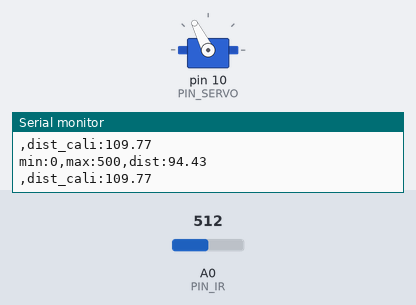
A sketch run on a simulated Arduino Uno, built with avr-gcc and run on an emulated ATmega328P. Shown: servo, the last lines printed to the serial monitor. The inputs (shaded band) are chosen by the test bench; at power-on: A0 (PIN_IR) = 512.

Above: at 1.2 s.
1.3 s: A0 (PIN_IR) set to 343
2.8 s: A0 (PIN_IR) set to 313
At 3.8 s:
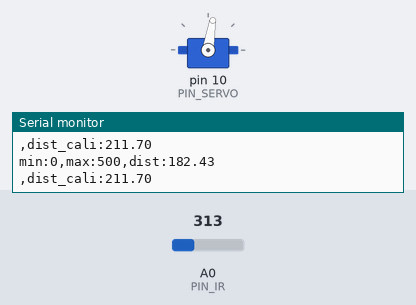
4.3 s: A0 (PIN_IR) set to 716
At 5.1 s:
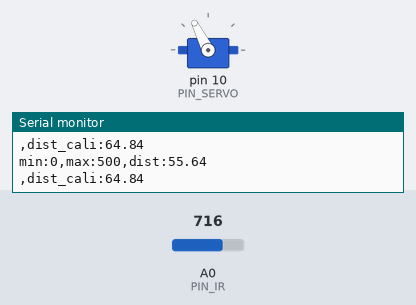
5.8 s: A0 (PIN_IR) set to 306
At 6.1 s:
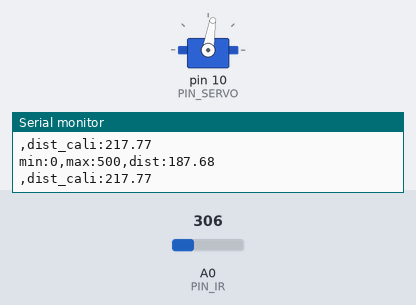
Timing chart, 0 to 8.3 s (numbered marks = the images above; inputs shaded):
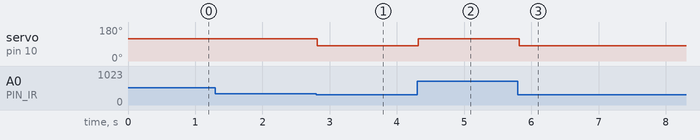

The sketch:

21_bbc_20203025.ino
```cpp
// Arduino pin assignment
#define PIN_IR A0
#define PIN_LED 9
int a, b; // unit: mm
#include <Servo.h>
#define PIN_SERVO 10
float dist_ema;
Servo myservo;

void setup() {

  b = 345;
  a = 86;
  myservo.attach(PIN_SERVO);
  myservo.writeMicroseconds(1580);//중간
  Serial.begin(57600);
}

float ir_distance(void){ // return value unit: mm
  float val;
  float volt = float(analogRead(PIN_IR));
  val = ((6762.0/(volt-9.0))-4.0) * 10.0;
  return val;
}

void loop() {
  float raw_dist = ir_distance();
  float dist_cali = 100 + 300.0 / (b - a) * (raw_dist - a);
//  dist_ema = raw_dist*0.9 +(1-0.9)*dist_ema;

  Serial.print("min:0,max:500,dist:");
  Serial.println(raw_dist);
//  Serial.print(",dist_ema:");
//  Serial.println(dist_ema);
  Serial.print(",dist_cali:");
  Serial.println(dist_cali);

  if (raw_dist >= 171){
    myservo.writeMicroseconds(1380);//최대
  }else{
    myservo.writeMicroseconds(1750);//최소
  }
  delay(20);
  }
```

Measured:
- the behaviour switches between 330 and 329 on A0 (PIN_IR) (found by bisection; images 0 and 1)
- after the input at 2.8 s, servo on pin 10 (PIN_SERVO): 117° → 81° at once
- after the input at 4.3 s, servo on pin 10 (PIN_SERVO): 81° → 117° at once
- after the input at 5.8 s, servo on pin 10 (PIN_SERVO): 117° → 81° at once
